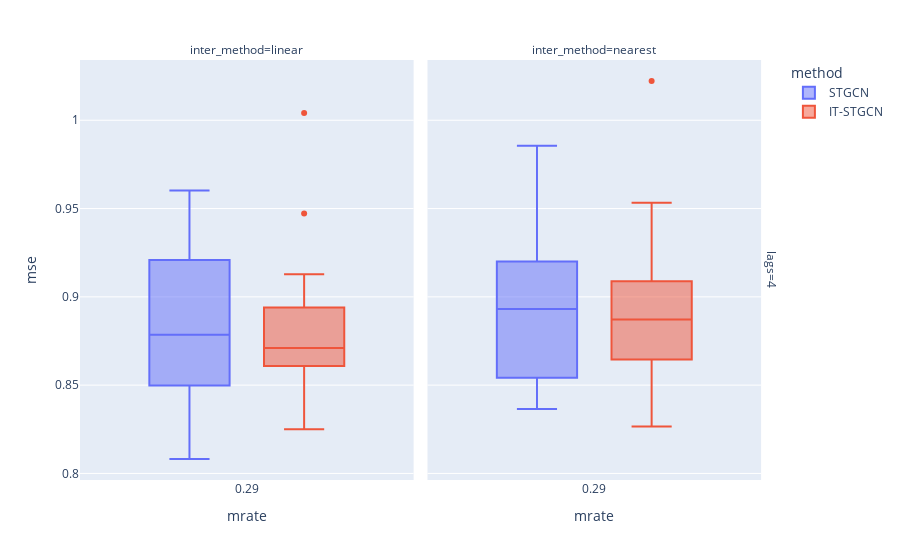

The code cell stored with this chart in its notebook:
### Markdown cell above
## Block

### Code cell
data.query("method!='GNAR' and mtype =='block'").plot.box(backend='plotly',x='mrate',color='method',y='mse',facet_col='inter_method',facet_row='lags',height=800)

### Figure 1 — Plotly figure (JSON) as saved in the notebook; plotly's stock layout.template omitted (floating-point values rounded to 4 significant figures)
{"data": [{"alignmentgroup": "True", "hovertemplate": "method=STGCN<br>lags=4<br>inter_method=linear<br>mrate=%{x}<br>mse=%{y}<extra></extra>", "legendgroup": "STGCN", "marker": {"color": "#636efa"}, "name": "STGCN", "notched": false, "offsetgroup": "STGCN", "orientation": "v", "showlegend": true, "type": "box", "x": [0.2878, 0.2878, 0.2878, 0.2878, 0.2878, 0.2878, 0.2878, 0.2878, 0.2878, 0.2878, 0.2878, 0.2878, 0.2878, 0.2878, 0.2878, 0.2878, 0.2878, 0.2878, 0.2878, 0.2878, 0.2878, 0.2878, 0.2878, 0.2878, 0.2878, 0.2878, 0.2878, 0.2878, 0.2878, 0.2878], "x0": " ", "xaxis": "x", "y": [0.911, 0.8492, 0.9175, 0.8328, 0.9082, 0.8485, 0.8745, 0.9251, 0.8648, 0.9209, 0.9336, 0.8544, 0.9602, 0.931, 0.8813, 0.8465, 0.8962, 0.8498, 0.9296, 0.8426, 0.8841, 0.8777, 0.8518, 0.8082, 0.8377, 0.938, 0.8793, 0.9278, 0.8771, 0.866], "y0": " ", "yaxis": "y"}, {"alignmentgroup": "True", "hovertemplate": "method=STGCN<br>lags=4<br>inter_method=nearest<br>mrate=%{x}<br>mse=%{y}<extra></extra>", "legendgroup": "STGCN", "marker": {"color": "#636efa"}, "name": "STGCN", "notched": false, "offsetgroup": "STGCN", "orientation": "v", "showlegend": false, "type": "box", "x": [0.2878, 0.2878, 0.2878, 0.2878, 0.2878, 0.2878, 0.2878, 0.2878, 0.2878, 0.2878, 0.2878, 0.2878, 0.2878, 0.2878, 0.2878, 0.2878, 0.2878, 0.2878, 0.2878, 0.2878, 0.2878, 0.2878, 0.2878, 0.2878, 0.2878, 0.2878, 0.2878, 0.2878, 0.2878, 0.2878], "x0": " ", "xaxis": "x2", "y": [0.9036, 0.9065, 0.891, 0.8493, 0.9856, 0.9219, 0.8954, 0.849, 0.9573, 0.8364, 0.8844, 0.862, 0.8609, 0.8689, 0.8699, 0.844, 0.8562, 0.9413, 0.9197, 0.8374, 0.9059, 0.8493, 0.9672, 0.92, 0.8952, 0.9206, 0.9059, 0.8504, 0.8541, 0.9388], "y0": " ", "yaxis": "y2"}, {"alignmentgroup": "True", "hovertemplate": "method=IT-STGCN<br>lags=4<br>inter_method=linear<br>mrate=%{x}<br>mse=%{y}<extra></extra>", "legendgroup": "IT-STGCN", "marker": {"color": "#EF553B"}, "name": "IT-STGCN", "notched": false, "offsetgroup": "IT-STGCN", "orientation": "v", "showlegend": true, "type": "box", "x": [0.2878, 0.2878, 0.2878, 0.2878, 0.2878, 0.2878, 0.2878, 0.2878, 0.2878, 0.2878, 0.2878, 0.2878, 0.2878, 0.2878, 0.2878, 0.2878, 0.2878, 0.2878, 0.2878, 0.2878, 0.2878, 0.2878, 0.2878, 0.2878, 0.2878, 0.2878, 0.2878, 0.2878, 0.2878, 0.2878], "x0": " ", "xaxis": "x", "y": [0.8494, 0.8609, 0.8789, 0.8594, 0.825, 0.8732, 1.004, 0.8681, 0.8631, 0.8429, 0.9084, 0.8687, 0.8798, 0.8642, 0.8613, 0.8654, 0.9027, 0.9472, 0.883, 0.8762, 0.8782, 0.8251, 0.9092, 0.8705, 0.8573, 0.8502, 0.8977, 0.8717, 0.9128, 0.8939], "y0": " ", "yaxis": "y"}, {"alignmentgroup": "True", "hovertemplate": "method=IT-STGCN<br>lags=4<br>inter_method=nearest<br>mrate=%{x}<br>mse=%{y}<extra></extra>", "legendgroup": "IT-STGCN", "marker": {"color": "#EF553B"}, "name": "IT-STGCN", "notched": false, "offsetgroup": "IT-STGCN", "orientation": "v", "showlegend": false, "type": "box", "x": [0.2878, 0.2878, 0.2878, 0.2878, 0.2878, 0.2878, 0.2878, 0.2878, 0.2878, 0.2878, 0.2878, 0.2878, 0.2878, 0.2878, 0.2878, 0.2878, 0.2878, 0.2878, 0.2878, 0.2878, 0.2878, 0.2878, 0.2878, 0.2878, 0.2878, 0.2878, 0.2878, 0.2878, 0.2878, 0.2878], "x0": " ", "xaxis": "x2", "y": [0.8598, 0.8869, 0.9059, 0.8875, 0.9111, 0.902, 0.9235, 0.8606, 0.9046, 0.9076, 0.8734, 0.9533, 0.8613, 0.8773, 0.863, 0.9267, 0.8957, 1.022, 0.8652, 0.8266, 0.9067, 0.9135, 0.8645, 0.8777, 0.8392, 0.9216, 0.9088, 0.8777, 0.8848, 0.861], "y0": " ", "yaxis": "y2"}], "layout": {"annotations": [{"font": {}, "showarrow": false, "text": "inter_method=linear", "x": 0.24, "xanchor": "center", "xref": "paper", "y": 1, "yanchor": "bottom", "yref": "paper"}, {"font": {}, "showarrow": false, "text": "inter_method=nearest", "x": 0.74, "xanchor": "center", "xref": "paper", "y": 1, "yanchor": "bottom", "yref": "paper"}, {"font": {}, "showarrow": false, "text": "lags=4", "textangle": 90, "x": 0.98, "xanchor": "left", "xref": "paper", "y": 0.5, "yanchor": "middle", "yref": "paper"}], "autosize": true, "boxmode": "group", "legend": {"title": {"text": "method"}, "tracegroupgap": 0}, "margin": {"t": 60}, "xaxis": {"anchor": "y", "autorange": true, "domain": [0, 0.48], "range": [-0.216, 0.7915], "title": {"text": "mrate"}, "type": "linear"}, "xaxis2": {"anchor": "y2", "autorange": true, "domain": [0.5, 0.98], "matches": "x", "range": [-0.216, 0.7915], "title": {"text": "mrate"}, "type": "linear"}, "yaxis": {"anchor": "x", "autorange": true, "domain": [0, 1], "range": [0.7963, 1.034], "title": {"text": "mse"}, "type": "linear"}, "yaxis2": {"anchor": "x2", "autorange": true, "domain": [0, 1], "matches": "y", "range": [0.7963, 1.034], "showticklabels": false, "type": "linear"}}}
